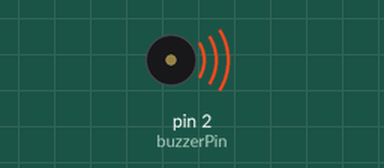
Bench run of a sketch on a simulated Arduino Uno, built with avr-gcc and run on an emulated ATmega328P. Shown: buzzer (waves = sounding).

Above: at 0.15 s.
Timing chart, 0 to 3.1 s (numbered marks = the images above):
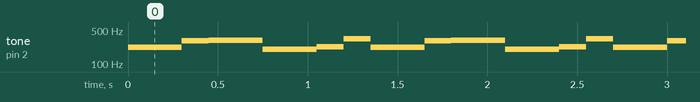

Measured:
- by itself, tone on pin 2 (buzzerPin): repeats every 1.4 s: 300 Hz 0.15 s, 310 Hz 0.30 s, 200 Hz 0.30 s, 225 Hz 0.15 s, 330 Hz 0.15 s, 220 Hz 0.30 s

The sketch:

exercise_03_7.ino
```cpp
// exercise_03
// Actuators

const int redPin = 11;
const int greenPin = 10;
const int bluePin = 9;
const int servoPin = 8;
const int buzzerPin = 2;


void setup()
{
  pinMode(buzzerPin, OUTPUT);
}

void loop()
{
  tone(buzzerPin, 220);
  delay(300);
  tone(buzzerPin, 300);
  delay(150);
  tone(buzzerPin, 310);
  delay(300);
  tone(buzzerPin, 200);
  delay(300);
  tone(buzzerPin, 225);
  delay(150);
  tone(buzzerPin, 330);
  delay(150);
}
```
